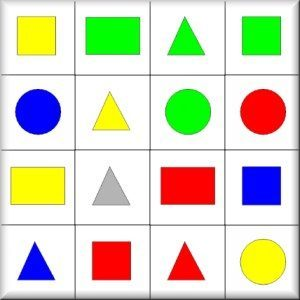
#> input picture TEMA 5/image.png, 300 x 300 px
$ jupyter execute ej2.5.ipynb
#> lines starting #> are read from the running program, lines starting #| are printed output that depends on the picture; after the words box and inside, x2 and y2 are one past the last pixel; in counts of white or black regions, pixels touching at a corner belong together
[cell 1]
import cv2
import numpy as np
import matplotlib.pyplot as plt

imagen = cv2.imread('image.png')
#> imagen is the input picture: shape (300, 300, 3); mean B, G, R 194.1, 215.9, 215.5
gray = cv2.cvtColor(imagen, cv2.COLOR_BGR2GRAY)
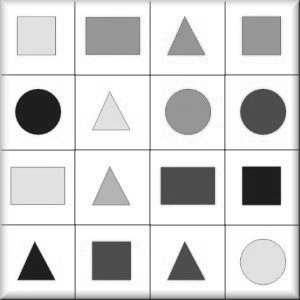
#> gray: shape (300, 300); min 15, max 255, mean 213.3
ret, bin = cv2.threshold(gray, 200, 255, cv2.THRESH_BINARY_INV)
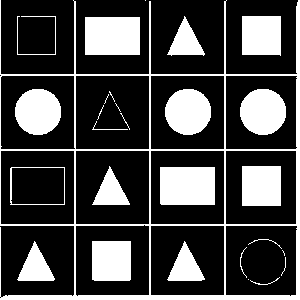
#> bin: shape (300, 300); 26.7% white; 28 white regions (9 under 20 px)
contorno, jerarquia = cv2.findContours(bin, cv2.RETR_EXTERNAL, cv2.CHAIN_APPROX_SIMPLE)
#> contorno = 7 contours, 2 with area under 20; largest, box (x1, y1, x2, y2) and area: (0, 0, 300, 300) 62522, (85, 17, 140, 55) 1998, (242, 16, 281, 56) 1444, (17, 241, 55, 281) 740, (167, 16, 205, 56) 702; jerarquia = [[1, -1, -1, -1], [2, 0, -1, -1], [3, 1, -1, -1], [4, 2, -1, -1], [5, 3, -1, -1], [6, 4, -1, -1], [-1, 5, -1, -1]]

perimetros = []
areas = []

for i in range(len(contorno)):
    cnt = contorno[i]
    M = cv2.moments(cnt)
    if M["m00"] != 0:
        cx = int(M["m10"] / M["m00"])
        cy = int(M["m01"] / M["m00"])
    else:
        cx, cy = 0, 0

    area = cv2.contourArea(cnt)
    perimetro_val = cv2.arcLength(cnt, True)

    perimetros.append(perimetro_val)
    areas.append(area)

    cv2.circle(imagen, (cx, cy), 5, (0, 255, 0), -1)
    x, y, w, h = cv2.boundingRect(cnt)
    cv2.rectangle(imagen, (x, y), (x + w, y + h), (0, 255, 0), 3)
#> this loop made 7 passes
#> (cnt, cx, cy, area, perimetro_val, x, y, w) on pass 2: ([[85, 17], [85, 54], [139, 54], [139, 17]], 112, 35, 1998, 182, 85, 17, 55)
#> (cx, cy, area, perimetro_val, x, y, w, h) on passes 1, 3, 4, 7: (35, 267, 740.5, 129.2, 17, 241, 38, 40), (261, 35, 1444.5, 153.4, 242, 16, 39, 40), (185, 41, 701.5, 130, 167, 16, 38, 40), (159, 179, 62522, 2071.6, 0, 0, 300, 300)
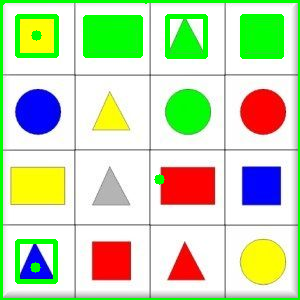
#> imagen: shape (300, 300, 3); 8.29% of pixels changed, all inside (x1, y1, x2, y2) = (0, 0, 300, 300)
#> after the loop, areas = [740.5, 1998, 1444.5, 701.5, 2, 0, 62522]; perimetros = [129.2, 182, 153.4, 130, 297.7, 0, 2071.6]

plt.figure(figsize=(10, 10))
plt.subplot(121)
plt.imshow(cv2.cvtColor(imagen, cv2.COLOR_BGR2RGB))
plt.axis('off')
plt.title('Imagen con contornos')

plt.subplot(122)
plt.imshow(bin, cmap='gray')
plt.axis('off')
plt.title('Imagen binarizada')
plt.show()
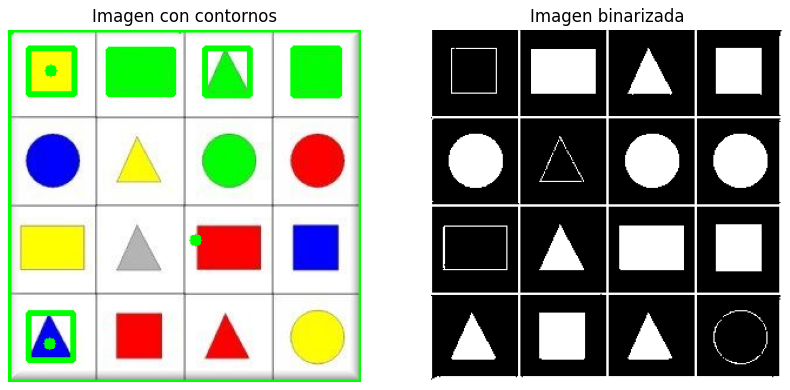
#> figure drawn by matplotlib, 2 panels

for i, (perimetro, area) in enumerate(zip(perimetros, areas)):
    print(f'Contorno {i + 1}: Perímetro = {perimetro:.2f}, Área = {area:.2f}')
#> this loop made 7 passes
#> (perimetro, area) on passes 1, 2, 3, 4, 7: (129.2, 740.5), (182, 1998), (153.4, 1444.5), (130, 701.5), (2071.6, 62522)
#| Contorno 1: Perímetro = 129.15, Área = 740.50
#| Contorno 2: Perímetro = 182.00, Área = 1998.00
#| Contorno 3: Perímetro = 153.41, Área = 1444.50
#| Contorno 4: Perímetro = 129.98, Área = 701.50
#| Contorno 5: Perímetro = 297.66, Área = 2.00
#| Contorno 6: Perímetro = 0.00, Área = 0.00
#| Contorno 7: Perímetro = 2071.60, Área = 62522.00

[cell 2]
import cv2
import numpy as np
import matplotlib.pyplot as plt

imagen = cv2.imread('figura.jpg')
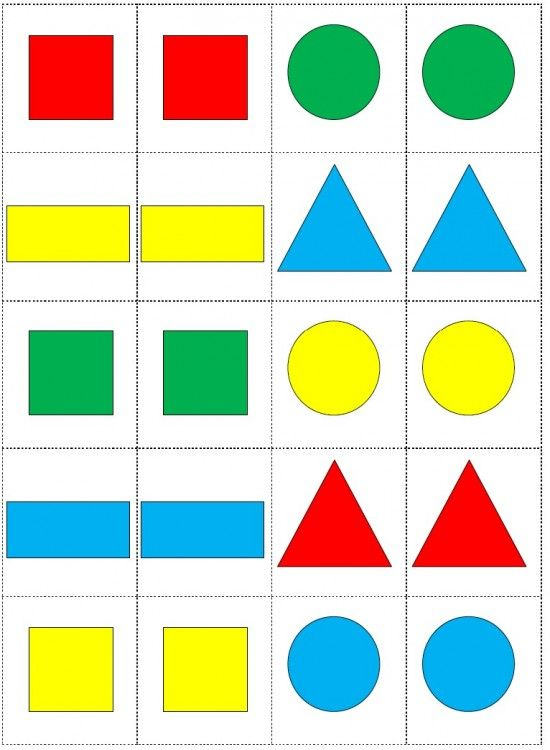
#> input picture TEMA 5/figura.jpg, 550 x 750 px
#> imagen is the input picture: shape (750, 550, 3); mean B, G, R 194.6, 219.9, 207.5
gray = cv2.cvtColor(imagen, cv2.COLOR_BGR2GRAY)
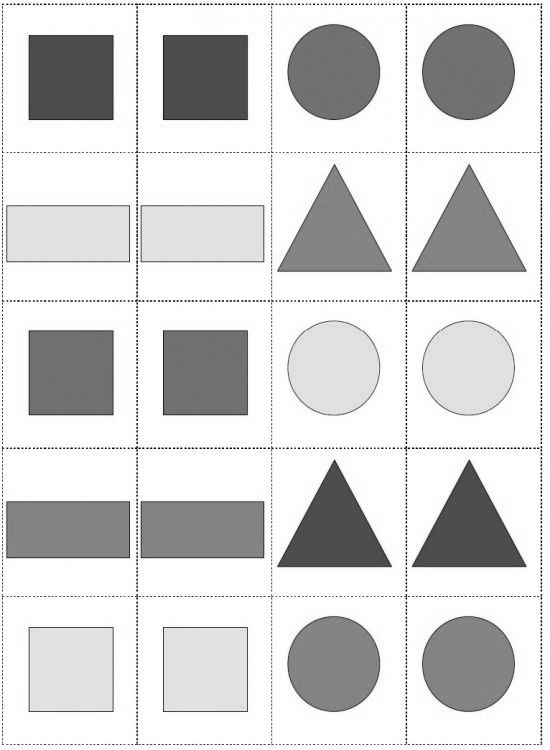
#> gray: shape (750, 550); min 0, max 255, mean 213.3
ret, bin = cv2.threshold(gray, 200, 255, cv2.THRESH_BINARY_INV)
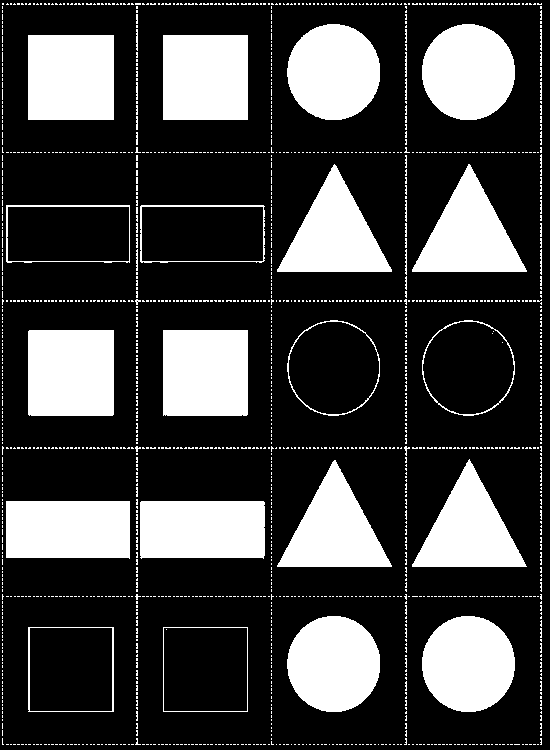
#> bin: shape (750, 550); 25.9% white; 1502 white regions (1461 under 20 px)
contorno, jerarquia = cv2.findContours(bin, cv2.RETR_EXTERNAL, cv2.CHAIN_APPROX_SIMPLE)
#> contorno = 1498 contours, 1478 with area under 20; largest, box (x1, y1, x2, y2) and area: (28, 330, 114, 416) 7222, (28, 35, 114, 120) 7140, (28, 627, 114, 712) 7139, (163, 330, 248, 416) 7136, (163, 627, 248, 712) 7056; jerarquia = 1498 rows, first 6: [1, -1, -1, -1], [2, 0, -1, -1], [3, 1, -1, -1], [4, 2, -1, -1], [5, 3, -1, -1], [6, 4, -1, -1]

perimetros = []
areas = []

for i in range(len(contorno)):
    cnt = contorno[i]
    M = cv2.moments(cnt)
    if M["m00"] != 0:
        cx = int(M["m10"] / M["m00"])
        cy = int(M["m01"] / M["m00"])
    else:
        cx, cy = 0, 0

    area = cv2.contourArea(cnt)
    perimetro_val = cv2.arcLength(cnt, True)

    perimetros.append(perimetro_val)
    areas.append(area)

    hu_moments = cv2.HuMoments(M).flatten()
    print(f'Contorno {i + 1} - Momentos de Hu: {hu_moments}')

    epsilon = 0.02 * cv2.arcLength(cnt, True)
    approx = cv2.approxPolyDP(cnt, epsilon, True)
    vertices = len(approx)

    cv2.circle(imagen, (cx, cy), 5, (0, 255, 0), -1)
    x, y, w, h = cv2.boundingRect(cnt)
    cv2.rectangle(imagen, (x, y), (x + w, y + h), (0, 255, 0), 3)
#> this loop made 1498 passes
#> (perimetro_val, epsilon, approx, vertices, x, w) on passes 1 to 12: (2, 0.04, [[537, 744], [538, 744]], 2, 537, 2), (4, 0.08, [[533, 744], [535, 744]], 2, 533, 3), (4, 0.08, [[529, 744], [531, 744]], 2, 529, 3), (4, 0.08, [[525, 744], [527, 744]], 2, 525, 3), (2, 0.04, [[522, 744], [523, 744]], 2, 522, 2), (10, 0.2, [[514, 744], [519, 744]], 2, 514, 6), (4, 0.08, [[510, 744], [512, 744]], 2, 510, 3), (2, 0.04, [[507, 744], [508, 744]], 2, 507, 2), (4, 0.08, [[502, 744], [504, 744]], 2, 502, 3), (2, 0.04, [[499, 744], [500, 744]], 2, 499, 2), (4, 0.08, [[495, 744], [497, 744]], 2, 495, 3), (2, 0.04, [[491, 744], [492, 744]], 2, 491, 2)
#| Contorno 1 - Momentos de Hu: [0. 0. 0. 0. 0. 0. 0.]
#| Contorno 2 - Momentos de Hu: [0. 0. 0. 0. 0. 0. 0.]
#| Contorno 3 - Momentos de Hu: [0. 0. 0. 0. 0. 0. 0.]
#| Contorno 4 - Momentos de Hu: [0. 0. 0. 0. 0. 0. 0.]
#| Contorno 5 - Momentos de Hu: [0. 0. 0. 0. 0. 0. 0.]
#| Contorno 6 - Momentos de Hu: [0. 0. 0. 0. 0. 0. 0.]
#| Contorno 7 - Momentos de Hu: [0. 0. 0. 0. 0. 0. 0.]
#| Contorno 8 - Momentos de Hu: [0. 0. 0. 0. 0. 0. 0.]
#> (further printed lines are left out)
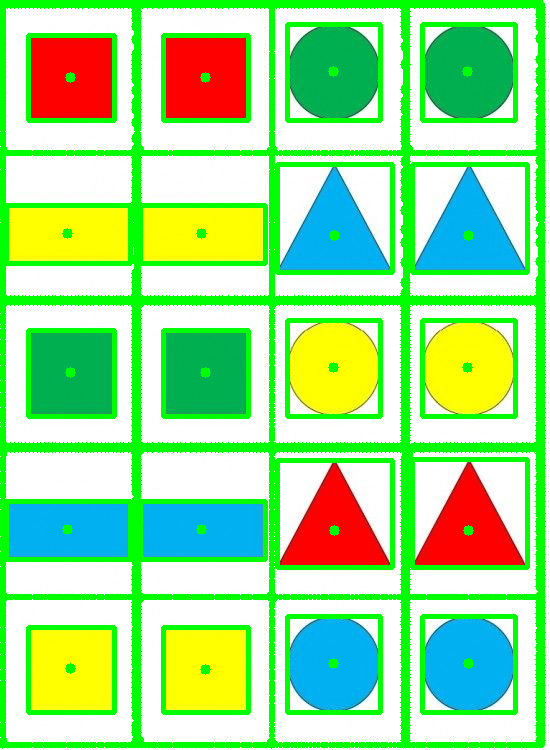
#> imagen: shape (750, 550, 3); mean B, G, R 147.2, 226.6, 158.9

plt.figure(figsize=(10, 10))
plt.subplot(121)
plt.imshow(cv2.cvtColor(imagen, cv2.COLOR_BGR2RGB))
plt.axis('off')
plt.title('Imagen con contornos y etiquetas')

plt.subplot(122)
plt.imshow(bin, cmap='gray')
plt.axis('off')
plt.title('Imagen binarizada')
plt.show()
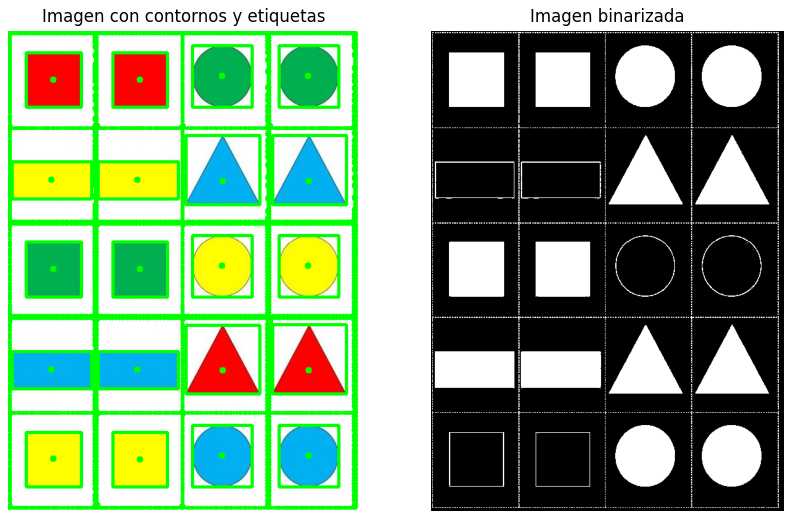
#> figure drawn by matplotlib, 2 panels

for i, (perimetro, area) in enumerate(zip(perimetros, areas)):
    print(f'Contorno {i + 1}: Perímetro = {perimetro:.2f}, Área = {area:.2f}')
#> this loop made 1498 passes
#> perimetro on passes 1 to 3: 2, 4, 4
#| Contorno 1: Perímetro = 2.00, Área = 0.00
#| Contorno 2: Perímetro = 4.00, Área = 0.00
#| Contorno 3: Perímetro = 4.00, Área = 0.00
#| Contorno 4: Perímetro = 4.00, Área = 0.00
#| Contorno 5: Perímetro = 2.00, Área = 0.00
#| Contorno 6: Perímetro = 10.00, Área = 0.00
#| Contorno 7: Perímetro = 4.00, Área = 0.00
#| Contorno 8: Perímetro = 2.00, Área = 0.00
#> (further printed lines are left out)
